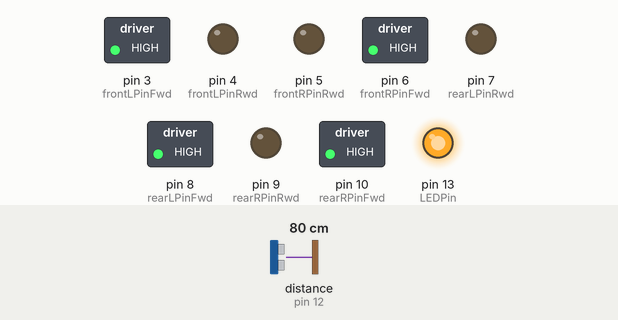
Recording of a sketch running on a simulated Arduino Uno, built with avr-gcc and run on an emulated ATmega328P. On the bench: switched loads named in the sketch (green lamp = pin HIGH), output pins drawn as LEDs (lit = HIGH). Wiring (inferred from the names in the program): ultrasonic range finder: trigger pin 11; echo pin 12. The test bench sets the inputs (shaded band); at power-on: distance to the obstacle (sensor on pin 12) 80 cm. The echo pulse lasts 58.3 µs per cm; pins used as bus, display or sensor lines are not drawn.

Above: at 1.2 s.
1.3 s: distance to the obstacle (sensor on pin 12) set to 8 cm
2.8 s: distance to the obstacle (sensor on pin 12) set to 5 cm
At 4.0 s:
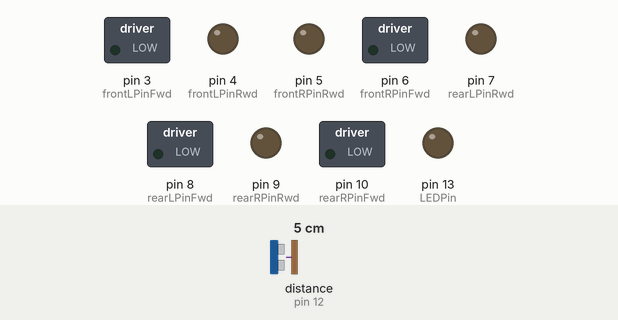
4.5 s: distance to the obstacle (sensor on pin 12) set to 9 cm
At 6.4 s:
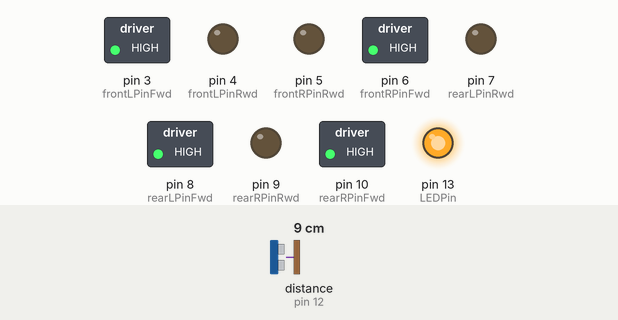
6.7 s: distance to the obstacle (sensor on pin 12) set to 2 cm
At 8.3 s:
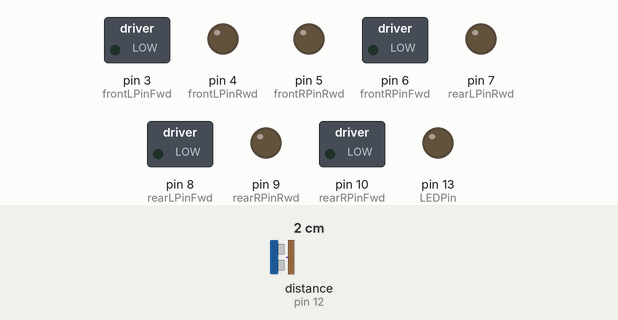
Timing chart, 0 to 9.4 s (numbered marks = the images above; inputs shaded):
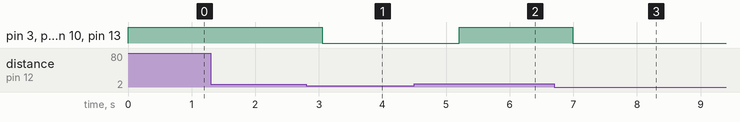

The sketch:

DCES_Code.ino
```cpp
//#include <Servo.h>

//Servo myservo;  // create servo object to control a servo

// These numbers/pins (frontLPinFwd, trigPin, etc.) correspond to the DIGITAL pins of the Arduino.

// Constant needed to convert to centimeters
#define CONVERT_TO_CM 29.1


// FRONT MOTORS
int frontLPinFwd = 3;
int frontLPinRwd = 4;
int frontRPinFwd = 6;
int frontRPinRwd = 5;

// REAR MOTORS
int rearLPinFwd = 8;
int rearLPinRwd = 7;
int rearRPinFwd = 10;
int rearRPinRwd = 9;

// HCSR04 - Distance Sensor Pins
int trigPin = 11;
int echoPin = 12;
int LEDPin = 13;

// Math for trigger for the HCSR04
int duration = 0;
int cm = 0;

//int pos = 0

void setup()
{
  Serial.begin(9600); // Baud rate (change if you need to, should not need to)

  // Set the Arduino digital pins as outputs
  pinMode(frontLPinFwd, OUTPUT);
  pinMode(frontLPinRwd, OUTPUT);
  pinMode(frontRPinFwd, OUTPUT);
  pinMode(frontRPinRwd, OUTPUT);

  pinMode(rearLPinFwd, OUTPUT);
  pinMode(rearLPinRwd, OUTPUT);
  pinMode(rearRPinFwd, OUTPUT);
  pinMode(rearRPinRwd, OUTPUT);

  pinMode(trigPin,  OUTPUT);
  pinMode(echoPin, INPUT); // input pin due to having to read the output from the HCSR04
  pinMode(LEDPin, OUTPUT);
}

// Deprecated, no need to use, may be helpful for reference later
// This is so that you can have multiple loops running in parallel
/*void forwardMovement(int motorSpeed, const long delayTime)
{
    static unsigned long lastTime = 0;
    const long interval = delayTime; // delay time
    static bool state;

    unsigned long now = millis();

    if(now - lastTime > interval && state == 0)
    {
      state = 1;
      lastTime = now;
      analogWrite(frontLPinFwd, motorSpeed);
      analogWrite(frontRPinFwd, motorSpeed);
      analogWrite(rearLPinFwd, motorSpeed);
      analogWrite(rearRPinFwd, motorSpeed);
    }

    if(now - lastTime > interval && state == 1)
    {
      state = 0;
      lastTime = now;
      analogWrite(frontLPinFwd, 0);
      analogWrite(frontRPinFwd, 0);
      analogWrite(rearLPinFwd, 0);
      analogWrite(rearRPinFwd, 0);
    }
}
*/


void loop()
{

  // ** Demo Code //
  // Moves forward depending on the distance received from the HCSR04
  // ************************** //
  digitalWrite(trigPin, LOW);
  delayMicroseconds(5);
  digitalWrite(trigPin, HIGH);
  delayMicroseconds(10);
  digitalWrite(trigPin, LOW);

  pinMode(echoPin, INPUT);
  duration = pulseIn(echoPin, HIGH);

  cm = (duration / 2) / CONVERT_TO_CM; //
  if(cm > 5)
  {
    digitalWrite(LEDPin, HIGH);
    analogWrite(frontLPinFwd, 255);
    analogWrite(frontRPinFwd, 255);
    analogWrite(rearLPinFwd, 255);
    analogWrite(rearRPinFwd, 255);
  }
  else
  {
    delay(250);
    digitalWrite(LEDPin, LOW);
    analogWrite(frontLPinFwd, 0);
    analogWrite(frontRPinFwd, 0);
    analogWrite(rearLPinFwd, 0);
    analogWrite(rearRPinFwd, 0);
    delay(500);
  }

  delay(50);
  // ************************** //

  // SERVO CODE //
  /*
  for (pos = 0; pos <= 180; pos += 1) { // goes from 0 degrees to 180 degrees
    // in steps of 1 degree
    myservo.write(pos);              // tell servo to go to position in variable 'pos'
    delay(1);                       // waits 15ms for the servo to reach the position
  }
  for (pos = 180; pos >= 0; pos -= 1) { // goes from 180 degrees to 0 degrees
    myservo.write(pos);              // tell servo to go to position in variable 'pos'
    delay(1);                       // waits 15ms for the servo to reach the position
  }
  */

}
```

Measured:
- the behaviour switches between 7 and 6 cm on distance to the obstacle (sensor on pin 12) (found by bisection; images 0 and 1)
- after the input at 1.3 s, every drawn part: stays the same
- after the input at 2.8 s, pin 3 (frontLPinFwd), pin 6 (frontRPinFwd), pin 8 (rearLPinFwd), pin 10 (rearRPinFwd), pin 13 (LEDPin): HIGH → LOW after 0.26 s
- after the input at 4.5 s, pin 3 (frontLPinFwd), pin 6 (frontRPinFwd), pin 8 (rearLPinFwd), pin 10 (rearRPinFwd), pin 13 (LEDPin): LOW → HIGH after 0.71 s
- after the input at 6.7 s, pin 3 (frontLPinFwd), pin 6 (frontRPinFwd), pin 8 (rearLPinFwd), pin 10 (rearRPinFwd), pin 13 (LEDPin): HIGH → LOW after 0.29 s
